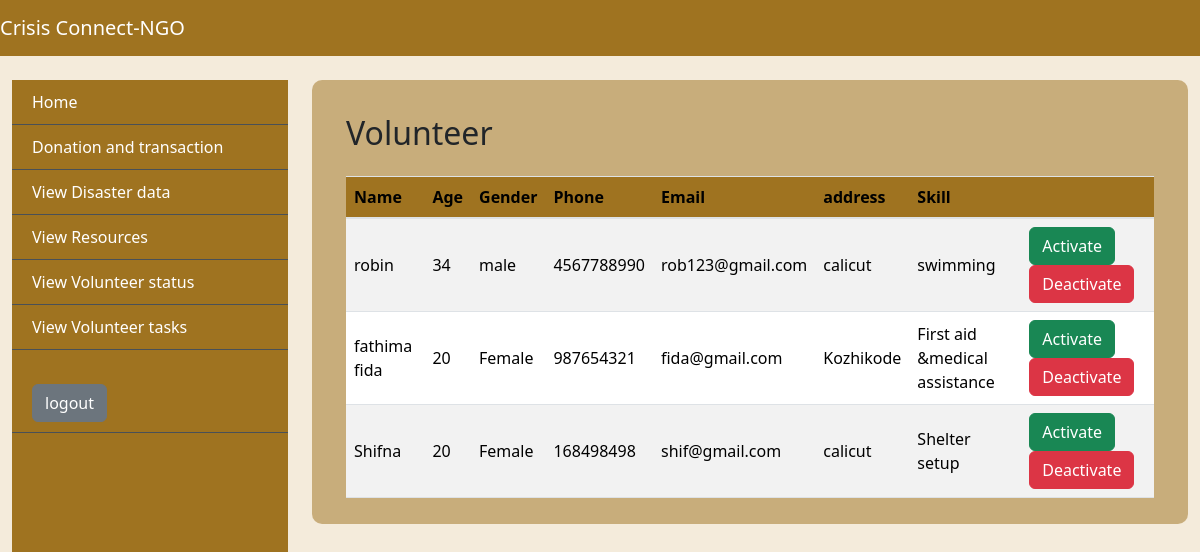
The page /volunteerstatus on the database its author committed.
### app/models.py (models this page shows)
class UserTable(models.Model):
    LOGIN = models.ForeignKey(LoginTable, on_delete=models.CASCADE)
    Name= models.CharField(max_length=30, null=True, blank=True)
    age= models.IntegerField(null=True, blank=True)
    Gender= models.CharField(max_length=20, null=True, blank=True)
    Phone= models.BigIntegerField(null=True, blank=True)
    Email= models.CharField(max_length=20, null=True, blank=True)
    Address = models.CharField(max_length=50, null=True, blank=True)
    Type = models.CharField(max_length=30, null=True, blank=True)
    Skill = models.CharField(max_length=30, null=True, blank=True)
    Status = models.CharField(max_length=30, null=True, blank=True)

### app/views.py (the view)
# urls.py: path('volunteerstatus', ViewVolunteerStatus.as_view(), name="volunteerstatus"),
class ViewVolunteerStatus(View):
    def get(self, request):
        obj=UserTable.objects.filter(Type='volunteer')
        return render(request, "ngo/ViewVolunteerStatus.html",{'val':obj})

### templates/ngo/ViewVolunteerStatus.html
{% extends 'ngo/base.html' %}
{%block body%}
<div class="tbl-div">
  <div class="content container-fluid">
      <div class="container-fluid mt-4">
          <h2 class="mb-4">Volunteer</h2>
          <div class="table-responsive">
            <table class="table user-table table-striped">
              <thead>
                <tr>
                  <th>Name</th>
                  <th>Age</th>
                  <th>Gender</th>
                  <th>Phone</th>
                  <th>Email</th>
                  <th>address</th>
                  <th>Skill</th>
                  <th></th>
                </tr>
              </thead>
              <tbody>
                {%for i in val%}
                <tr>
                  <td>{{i.Name}}</td>
                  <td>{{i.age}}</td>
                  <td>{{i.Gender}}</td>
                  <td>{{i.Phone}}</td>
                  <td>{{i.Email}}</td>
                  <td>{{i.Address}}</td>
                  <td>{{i.Skill}}</td>
                  <td>
                    {% if i.Status == "active" %}
                      <a href="/inactive_volunteer/{{ i.id }}" class="btn btn-danger">Deactivate</a>
                    {% elif i.Status == "inactive" %}
                      <a href="/active_volunteer/{{ i.id }}" class="btn btn-success">Activate</a>
                    {% else %}
                      <a href="/active_volunteer/{{ i.id }}" class="btn btn-success">Activate</a>
                      <a href="/inactive_volunteer/{{ i.id }}" class="btn btn-danger">Deactivate</a>
                    {% endif %}
                  </td>
                </tr>
                {%endfor%}
              </tbody>
            </table>
          </div>
        </div>
  </div>
</div>
{%endblock%}

### static/css/baseStyle.css (style rules this page uses)
:root { --bg-color: #f4ebdb; --bg-color2: #9f7320; --bg-color-hover: #5d400a; --border-color: #495057; --danger-bg-color:#dc3545; --text-color1: #333; --text-color2:#fff; --text-color3:#484a4a; --table-td-color:#00ADB5; --accept-color:#28a745; --view-color:#065bb6; }
* { margin: 0; padding: 0; box-sizing: border-box; }
body { background-color: var(--bg-color); }
.tbl-div { width: 100%; padding: 10px; background-color: #9f732082; border-radius: 10px; }
.user-table th, .user-table td { vertical-align: middle; }
.user-table th { font-weight: bold; background-color: var(--bg-color2); }
.user-table th { font-weight: bold; }
a { text-decoration: none; color: var(--text-color2); }
:root { --progress-bar-width: 50px; --progress-bar-height: 50px; --font-size: 15px; }

### rows shown on the page
UserTable: Name "robin", age "34", Gender "male", Phone "4567788990", Email "rob123@gmail.com", Address "calicut", Skill "swimming"
UserTable: Name "fathima fida", age "20", Gender "Female", Phone "987654321", Email "fida@gmail.com", Address "Kozhikode", Skill "First aid &medical assistance"
UserTable: Name "Shifna", age "20", Gender "Female", Phone "168498498", Email "shif@gmail.com", Address "calicut", Skill "Shelter setup"
